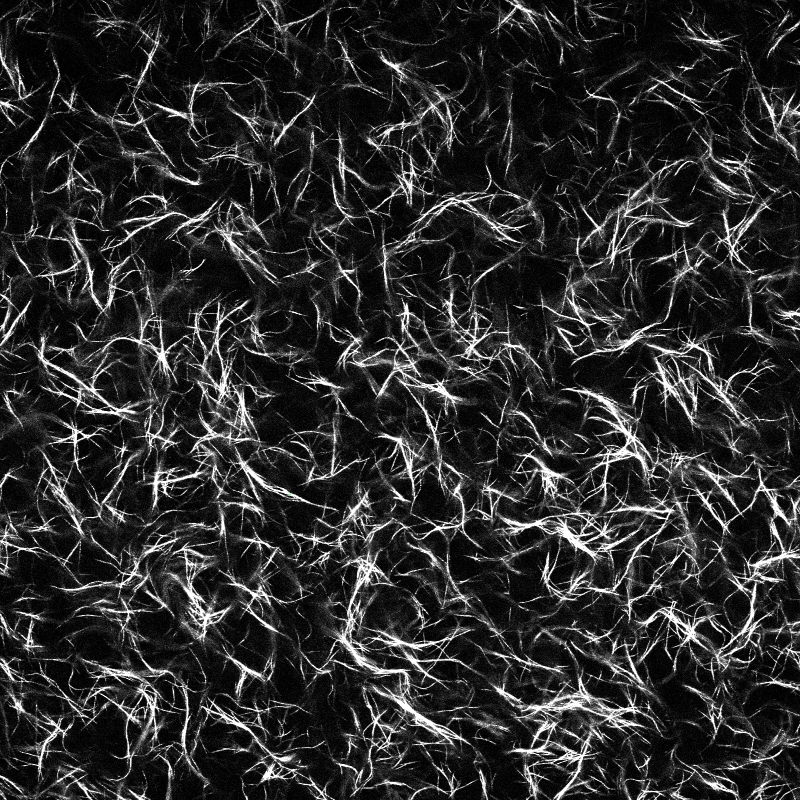
#> input picture CT-FIRE and CurveAlign/col_0.5mgml/0034_thresh.jpg, 1600 x 1600 px (shown at 1/2 size)
$ jupyter execute 'ctFIRE Overlay.ipynb'   (Python 2 division)   (older library calls are emulated)
#> lines starting #> are read from the running program, lines starting #| are printed output that depends on the picture
[cell 1]
import copy
import numpy as np
from PIL import Image
import matplotlib.pyplot as plt

import skimage.io as io
import scipy.ndimage as ndi

[cell 2]
background = io.imread("0034_thresh.jpg")
#> background is the input picture: shape (1600, 1600, 3); mean R, G, B 43.6, 43.6, 43.6
ct_1 = io.imread("OL_ctFIRE_0034_1.tif")
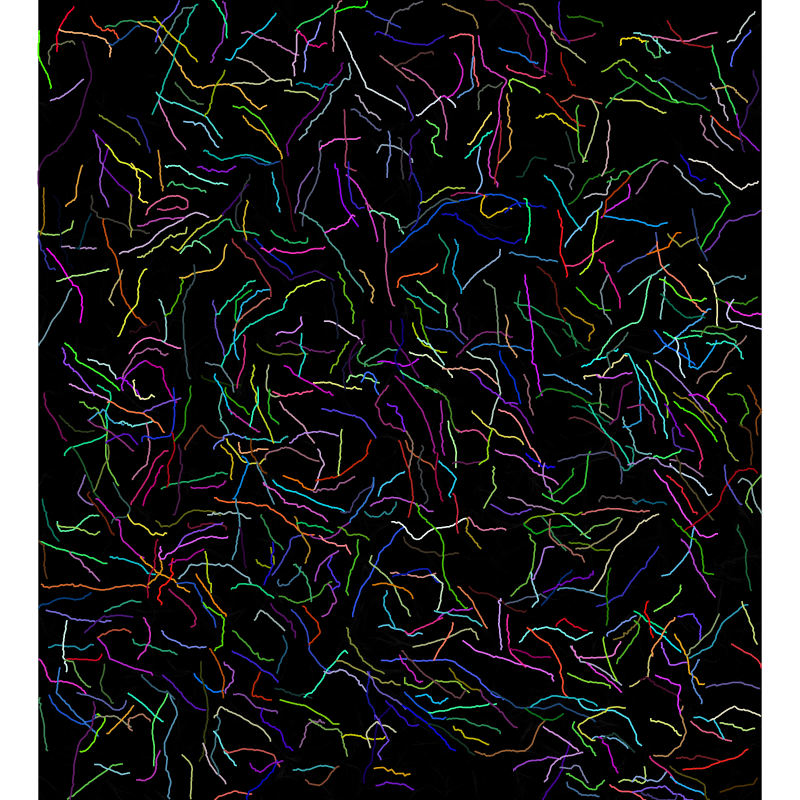
#> input picture CT-FIRE and CurveAlign/col_0.5mgml/OL_ctFIRE_0034_1.tif, 1600 x 1600 px (shown at 1/2 size)
#> ct_1 is the input picture: shape (1600, 1600, 3); mean R, G, B 36.8, 36.7, 37.1
ct_2 = io.imread("OL_ctFIRE_0034_2.tif")
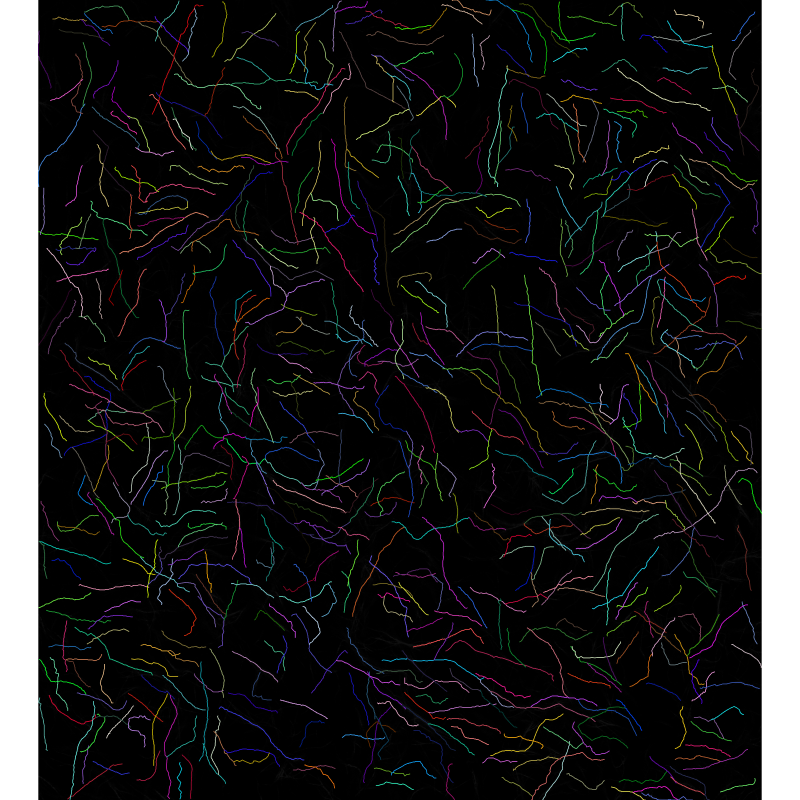
#> input picture CT-FIRE and CurveAlign/col_0.5mgml/OL_ctFIRE_0034_2.tif, 1600 x 1600 px (shown at 1/2 size)
#> ct_2 is the input picture: shape (1600, 1600, 3); mean R, G, B 30.7, 30.7, 30.9
ct_3 = io.imread("OL_ctFIRE_0034_3.tif")
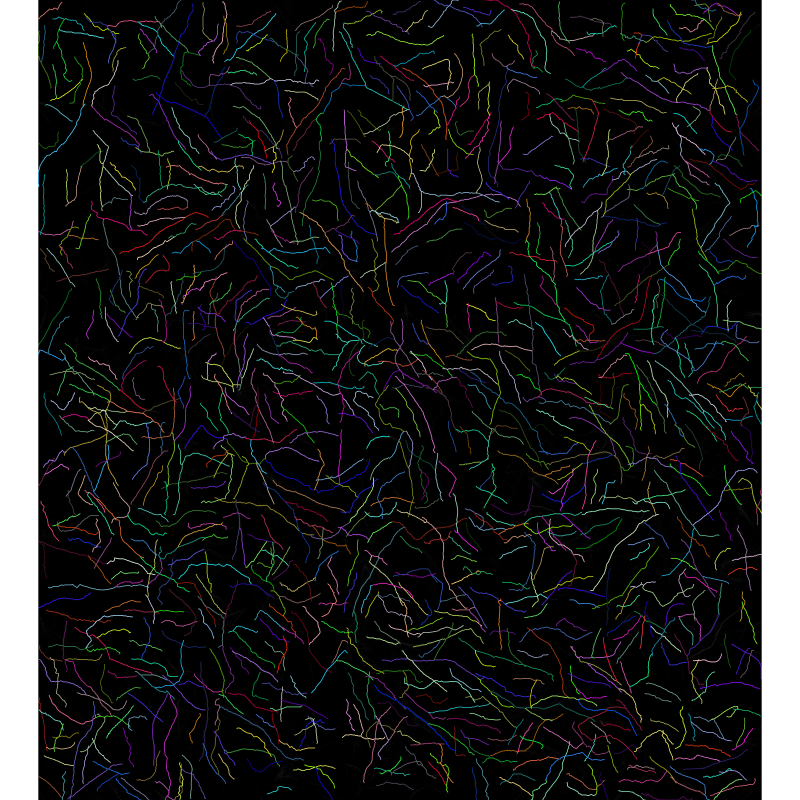
#> input picture CT-FIRE and CurveAlign/col_0.5mgml/OL_ctFIRE_0034_3.tif, 1600 x 1600 px (shown at 1/2 size)
#> ct_3 is the input picture: shape (1600, 1600, 3); mean R, G, B 32.7, 33.1, 33.1

ct_img = ct_3

print np.shape(background)
#| (1600, 1600, 3)
print np.shape(ct_img)
#| (1600, 1600, 3)

[cell 3]
ct_img = ct_img[:,75:1525,:]
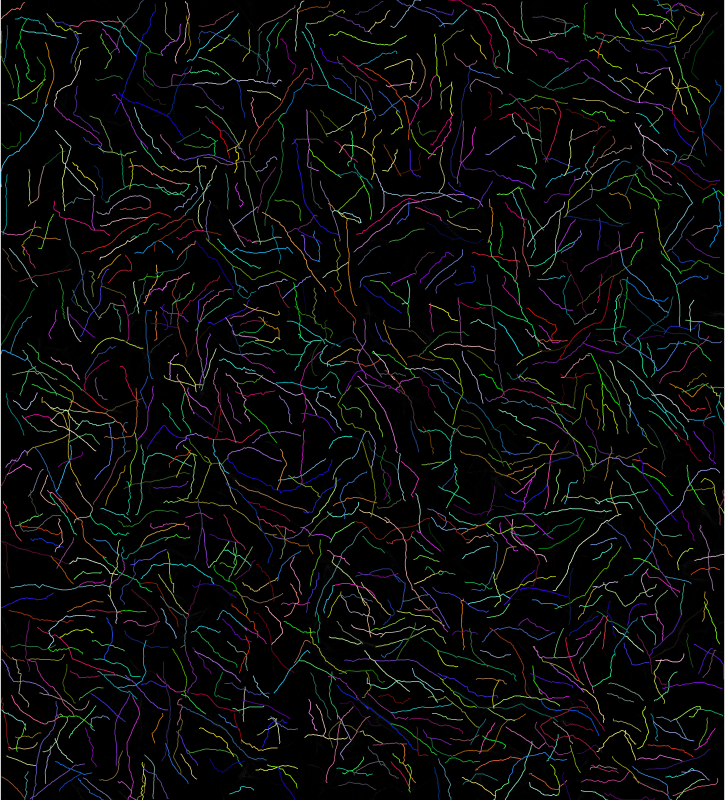
#> ct_img: shape (1600, 1450, 3) (shown at 1/2 size); mean R, G, B 9.8, 10.2, 10.1
print np.shape(ct_img)
#| (1600, 1450, 3)

[cell 4]
im = Image.fromarray(ct_img)
im_resized = im.resize((1600, 1600), Image.ANTIALIAS)

[cell 5]
plt.figure(figsize=(3,3), dpi=300)
plt.imshow(im_resized)
plt.xticks([])
plt.yticks([])

[cell 6]
cropped_img = np.array(im_resized)
print np.shape(cropped_img)
#| (1600, 1600, 3)

[cell 7]
bin_img = cropped_img[:,:,0] > 10
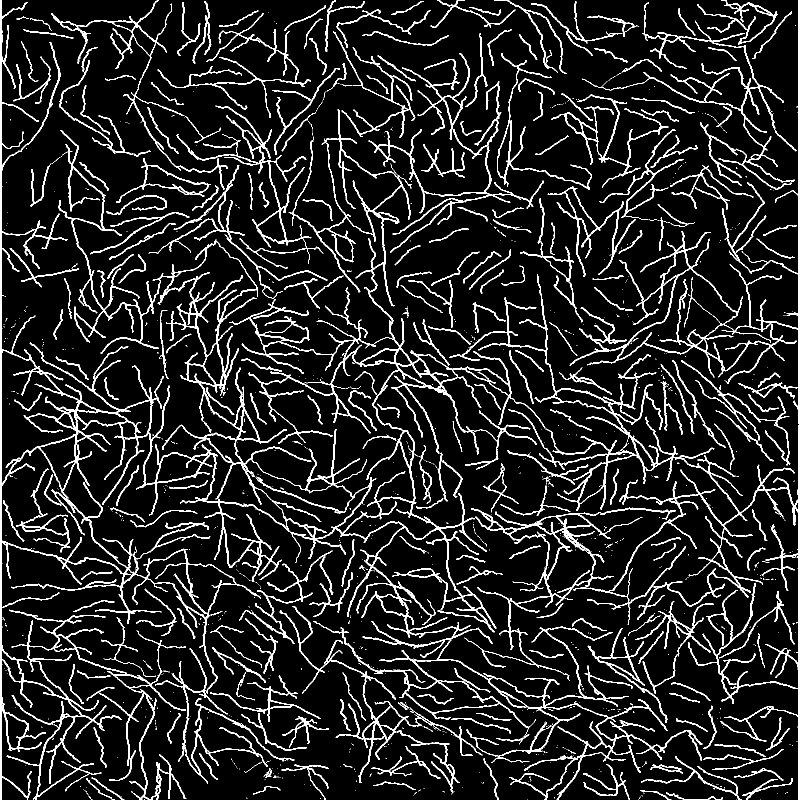
#> bin_img: shape (1600, 1600) bool (shown at 1/2 size); 11.2% white in thin lines or dots
bin_img = bin_img | (cropped_img[:,:,1] > 10)
#> bin_img: shape (1600, 1600) bool; 12.2% white in thin lines or dots
bin_img = bin_img | (cropped_img[:,:,2] > 10)
#> bin_img: shape (1600, 1600) bool; 12.5% white in thin lines or dots

[cell 8]
overlay_img = np.zeros((1600,1600,3))
overlay_img[bin_img, 0] = 255

ov = Image.fromarray(overlay_img.astype('uint8'), 'RGB')
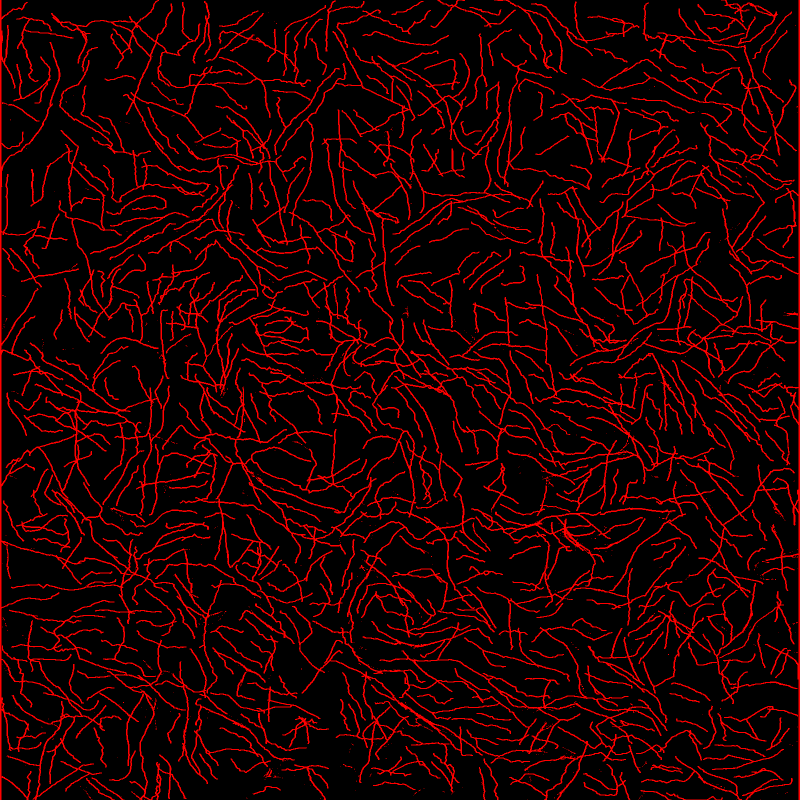
#> ov: PIL image 1600x1600 RGB (shown at 1/2 size); mean R, G, B 31.9, 0, 0
bg = Image.fromarray(background)
blended = Image.blend(bg, ov, 0.5)
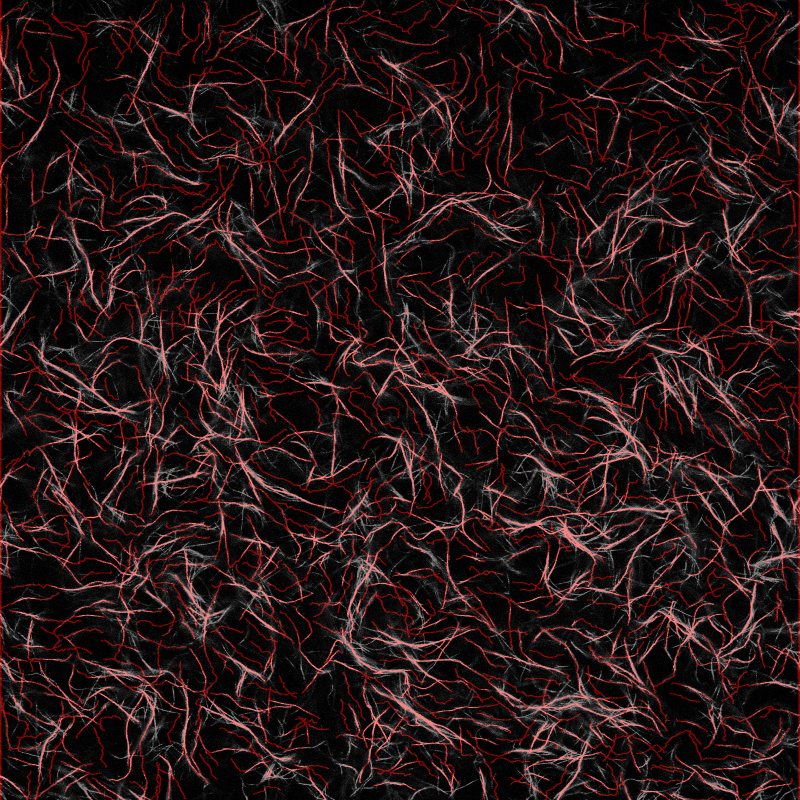
#> blended: PIL image 1600x1600 RGB (shown at 1/2 size); mean R, G, B 37.5, 21.6, 21.6

plt.figure(figsize=(3,3), dpi=300)
plt.imshow(blended)
plt.xticks([])
plt.yticks([])
plt.savefig("OL_ctFIRE_0034_3_cropped.tif")
